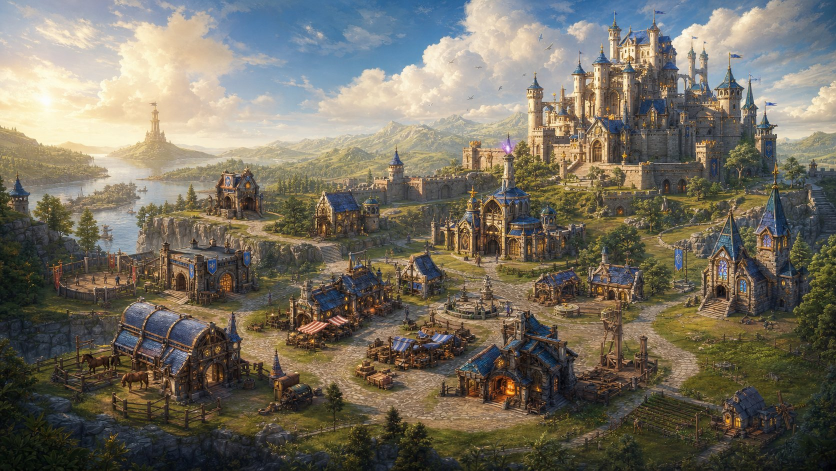
#> input picture prototypes/stage2b-v2/src/assets/generated/castle-city-v2.jpg, 1672 x 941 px (shown at 1/2 size)
$ python -i build_lord_map_strict_ai_asset.py   (imports and definitions only)
#> lines starting #> are read from the running program, lines starting #| are printed output that depends on the picture
#> further down, picture is the input picture: PIL image 1672x941 RGB; mean R, G, B 116, 110.2, 96.7
from __future__ import annotations

import argparse
import csv
import json
import math
from pathlib import Path

from PIL import Image, ImageDraw, ImageFilter, ImageFont


ROOT = Path(__file__).resolve().parents[1]
ASSET_DIR = ROOT / "backend" / "witcher_larp" / "web" / "lord" / "assets"
REPORT_DIR = ROOT / "reports" / "map-debug-crops"
LAYOUT_PATH = ASSET_DIR / "lord_map_layout.json"
MAP_NODES_PATH = ROOT / "data" / "seed" / "map_nodes.csv"
MAP_EDGES_PATH = ROOT / "data" / "seed" / "map_edges.csv"

DEFAULT_PREFIX = "lord_map_ai_strict_v2"
DISPLAY_WIDTH = 3172

TYPE_NAMES = {
    "residence": "lord starting point inside the main castle",
    "fort": "small frontier fort",
    "field": "field or farmland",
    "village_barn": "barn village",
    "resource_city": "well market",
    "magic_city": "magic landmark",
    "science_city": "manufactory",
    "forest": "forest or garden grove",
    "lake": "lake or pond",
    "swamp": "swamp",
    "mountain": "mountain ridge or watch cliff",
}

GUIDE_COLORS = {
    "residence": (215, 85, 66),
    "fort": (82, 139, 216),
    "field": (218, 180, 70),
    "village_barn": (184, 116, 64),
    "resource_city": (222, 204, 112),
    "magic_city": (143, 91, 216),
    "science_city": (129, 155, 148),
    "forest": (75, 154, 90),
    "lake": (70, 153, 190),
    "swamp": (54, 104, 84),
    "mountain": (166, 163, 146),
}


# [72 lines left out: function main, not called in this run]


def load_seed_nodes() -> dict[str, dict[str, str]]:
    with MAP_NODES_PATH.open(encoding="utf-8", newline="") as handle:
        return {row["node_id"]: row for row in csv.DictReader(handle)}


def load_seed_edges() -> list[dict[str, str]]:
    with MAP_EDGES_PATH.open(encoding="utf-8", newline="") as handle:
        return list(csv.DictReader(handle))


# [153 lines left out: functions write_prompt, write_skeleton_guide, fit_cover, fit_preserve, not called in this run]


def finish_upscale(image: Image.Image) -> Image.Image:
    image = image.filter(ImageFilter.UnsharpMask(radius=1.6, percent=125, threshold=3))
    vignette = Image.new("RGBA", image.size, (0, 0, 0, 0))
#> vignette: PIL image 1672x941 RGBA; every value is 0
    draw = ImageDraw.Draw(vignette)
    width, height = image.size
#> width = 1672; height = 941
    border = round(min(width, height) * 0.11)
#> border = 104
    for step in range(border, 0, -18):
        alpha = round(58 * (1 - step / border) ** 1.8)
        draw.rectangle((step, step, width - step, height - step), outline=(8, 7, 5, alpha), width=26)
    result = image.convert("RGBA")
    result.alpha_composite(vignette.filter(ImageFilter.GaussianBlur(34)))
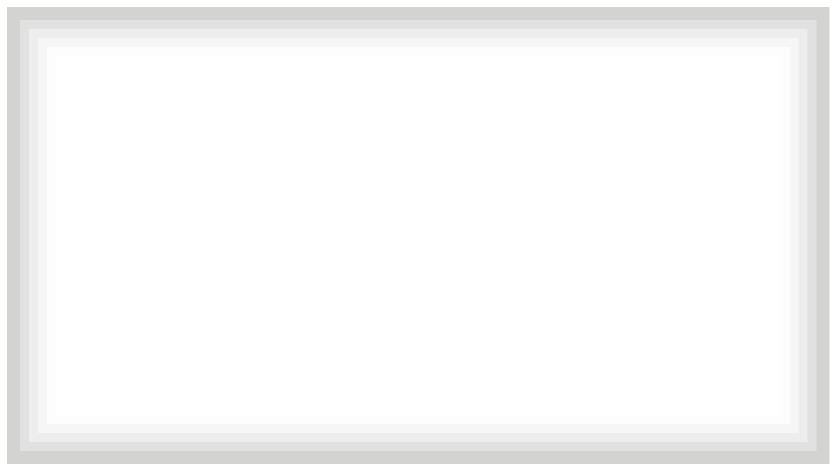
#> vignette: PIL image 1672x941 RGBA (shown at 1/2 size); mean R, G, B, A 2.7, 2.4, 1.7, 6.9; transparent parts drawn white
    return result.convert("RGB")


# [14 lines left out: functions save_png, save_display_webp, not called in this run]


# [2 lines not run here, left out]

>>> from PIL import Image
>>> picture = Image.open('../prototypes/stage2b-v2/src/assets/generated/castle-city-v2.jpg')
>>> result = finish_upscale(picture)
